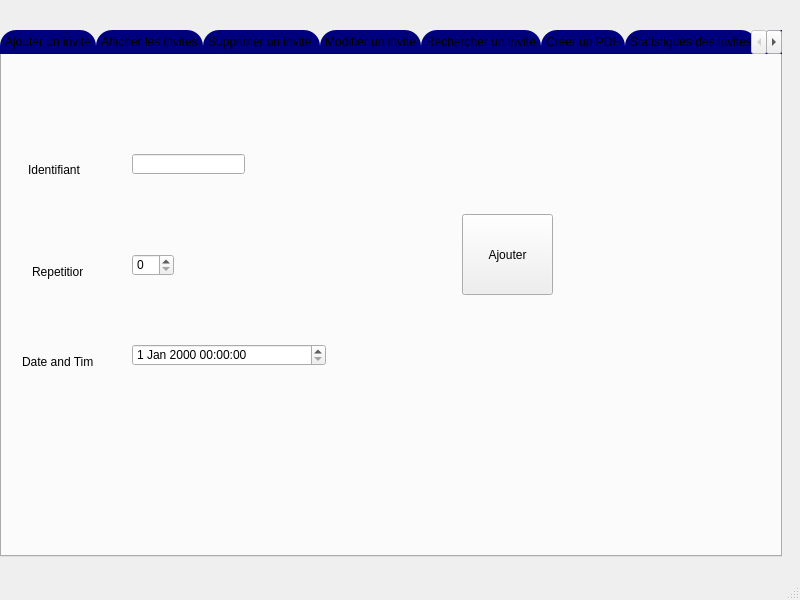
<?xml version="1.0" encoding="UTF-8"?>
<ui version="4.0">
 <class>wajih</class>
 <widget class="QMainWindow" name="wajih">
  <property name="geometry">
   <rect>
    <x>0</x>
    <y>0</y>
    <width>800</width>
    <height>600</height>
   </rect>
  </property>
  <property name="windowTitle">
   <string>MainWindow</string>
  </property>
  <widget class="QWidget" name="centralwidget">
   <widget class="QTabWidget" name="tabWidget">
    <property name="geometry">
     <rect>
      <x>0</x>
      <y>30</y>
      <width>782</width>
      <height>527</height>
     </rect>
    </property>
    <property name="maximumSize">
     <size>
      <width>16777215</width>
      <height>16777215</height>
     </size>
    </property>
    <property name="mouseTracking">
     <bool>true</bool>
    </property>
    <property name="toolTipDuration">
     <number>-5</number>
    </property>
    <property name="styleSheet">
     <string notr="true">
QTabBar::tab {
	background-color: rgb(0, 0, 127);
    background: qlineargradient(x1: 0, y1: 0, x2: 0, y2: 1,
                                stop: 0 #E1E1E1, stop: 0.4 rgb(0, 0, 127),
                                stop: 0.5 #D8D8D8, stop: 1.0 rgb(170, 170, 255););
	

   /* same as the pane color */
	border-bottom-color: rgb(50, 0, 127);
	border-bottom-color: rgb(50, 0, 127);
    border-top-left-radius: 16px;
    border-top-right-radius: 16px;
    min-width:30ex;
    padding: 5px;
     font: bold, &quot;Comic Sans MS&quot;;
}

QTabBar::tab:selected, QTabBar::tab:hover {
    background: qlineargradient(x1: 0, y1: 0, x2: 0, y2: 1,
                                stop: 0 rgb(170, 170, 255), stop: 0.4  rgb(50, 0, 127),
                                stop: 0.5 rgb(50, 0, 127), stop: 1.0  rgb(170, 170, 255));
}</string>
    </property>
    <property name="currentIndex">
     <number>0</number>
    </property>
    <property name="tabBarAutoHide">
     <bool>false</bool>
    </property>
    <widget class="QWidget" name="tab_9">
     <attribute name="title">
      <string>Ajouter un invite</string>
     </attribute>
     <widget class="QLabel" name="label_9">
      <property name="geometry">
       <rect>
        <x>26</x>
        <y>100</y>
        <width>71</width>
        <height>31</height>
       </rect>
      </property>
      <property name="text">
       <string>Identifiant</string>
      </property>
     </widget>
     <widget class="QLabel" name="label_10">
      <property name="geometry">
       <rect>
        <x>30</x>
        <y>210</y>
        <width>51</width>
        <height>16</height>
       </rect>
      </property>
      <property name="text">
       <string>Repetition</string>
      </property>
     </widget>
     <widget class="QLabel" name="label_11">
      <property name="geometry">
       <rect>
        <x>20</x>
        <y>300</y>
        <width>71</width>
        <height>16</height>
       </rect>
      </property>
      <property name="text">
       <string>Date and Time</string>
      </property>
     </widget>
     <widget class="QLineEdit" name="invite_ajout_id">
      <property name="geometry">
       <rect>
        <x>130</x>
        <y>100</y>
        <width>113</width>
        <height>20</height>
       </rect>
      </property>
     </widget>
     <widget class="QSpinBox" name="invite_ajout_rep">
      <property name="geometry">
       <rect>
        <x>130</x>
        <y>200</y>
        <width>42</width>
        <height>22</height>
       </rect>
      </property>
     </widget>
     <widget class="QDateTimeEdit" name="invite_ajout_date">
      <property name="geometry">
       <rect>
        <x>130</x>
        <y>290</y>
        <width>194</width>
        <height>22</height>
       </rect>
      </property>
     </widget>
     <widget class="QPushButton" name="invite_ajout_button">
      <property name="geometry">
       <rect>
        <x>460</x>
        <y>160</y>
        <width>91</width>
        <height>81</height>
       </rect>
      </property>
      <property name="text">
       <string>Ajouter</string>
      </property>
     </widget>
    </widget>
    <widget class="QWidget" name="tab_10">
     <attribute name="title">
      <string>Afficher les invites</string>
     </attribute>
     <widget class="QPushButton" name="pb_invite_triASC">
      <property name="geometry">
       <rect>
        <x>100</x>
        <y>360</y>
        <width>161</width>
        <height>71</height>
       </rect>
      </property>
      <property name="text">
       <string>Trier par ID(Croissant)</string>
      </property>
     </widget>
     <widget class="QPushButton" name="pb_invite_triDSC">
      <property name="geometry">
       <rect>
        <x>430</x>
        <y>360</y>
        <width>161</width>
        <height>71</height>
       </rect>
      </property>
      <property name="text">
       <string>Trier par ID(Decroissant)</string>
      </property>
     </widget>
     <widget class="QTableView" name="tab_invite">
      <property name="geometry">
       <rect>
        <x>105</x>
        <y>70</y>
        <width>581</width>
        <height>281</height>
       </rect>
      </property>
     </widget>
    </widget>
    <widget class="QWidget" name="tab_11">
     <attribute name="title">
      <string>Supprimer un invite </string>
     </attribute>
     <widget class="QPushButton" name="invite_supprime_button">
      <property name="geometry">
       <rect>
        <x>120</x>
        <y>310</y>
        <width>161</width>
        <height>81</height>
       </rect>
      </property>
      <property name="text">
       <string>Supprimer</string>
      </property>
     </widget>
     <widget class="QLabel" name="label_18">
      <property name="geometry">
       <rect>
        <x>36</x>
        <y>120</y>
        <width>111</width>
        <height>31</height>
       </rect>
      </property>
      <property name="text">
       <string>Identifiant</string>
      </property>
     </widget>
     <widget class="QLineEdit" name="invite_supprimer_id">
      <property name="geometry">
       <rect>
        <x>150</x>
        <y>120</y>
        <width>113</width>
        <height>20</height>
       </rect>
      </property>
     </widget>
    </widget>
    <widget class="QWidget" name="tab_12">
     <attribute name="title">
      <string>Modifier un invite</string>
     </attribute>
     <widget class="QLabel" name="label_19">
      <property name="geometry">
       <rect>
        <x>30</x>
        <y>130</y>
        <width>71</width>
        <height>21</height>
       </rect>
      </property>
      <property name="text">
       <string>Identifiant</string>
      </property>
     </widget>
     <widget class="QLabel" name="label_20">
      <property name="geometry">
       <rect>
        <x>26</x>
        <y>220</y>
        <width>81</width>
        <height>20</height>
       </rect>
      </property>
      <property name="text">
       <string>New repetitions</string>
      </property>
     </widget>
     <widget class="QLabel" name="label_21">
      <property name="geometry">
       <rect>
        <x>26</x>
        <y>320</y>
        <width>111</width>
        <height>20</height>
       </rect>
      </property>
      <property name="text">
       <string>New date and time</string>
      </property>
     </widget>
     <widget class="QLineEdit" name="invite_modifier_id">
      <property name="geometry">
       <rect>
        <x>110</x>
        <y>130</y>
        <width>113</width>
        <height>20</height>
       </rect>
      </property>
     </widget>
     <widget class="QSpinBox" name="invite_modifier_rep">
      <property name="geometry">
       <rect>
        <x>140</x>
        <y>220</y>
        <width>42</width>
        <height>22</height>
       </rect>
      </property>
     </widget>
     <widget class="QDateTimeEdit" name="invite_modifier_date">
      <property name="geometry">
       <rect>
        <x>140</x>
        <y>320</y>
        <width>194</width>
        <height>22</height>
       </rect>
      </property>
     </widget>
     <widget class="QPushButton" name="invite_modifier_button">
      <property name="geometry">
       <rect>
        <x>410</x>
        <y>170</y>
        <width>151</width>
        <height>101</height>
       </rect>
      </property>
      <property name="text">
       <string>Modifier</string>
      </property>
     </widget>
    </widget>
    <widget class="QWidget" name="tab_13">
     <attribute name="title">
      <string>Rechercher un invite</string>
     </attribute>
     <widget class="QLabel" name="label_22">
      <property name="geometry">
       <rect>
        <x>30</x>
        <y>130</y>
        <width>101</width>
        <height>31</height>
       </rect>
      </property>
      <property name="text">
       <string>Identifiant</string>
      </property>
     </widget>
     <widget class="QLabel" name="label_23">
      <property name="geometry">
       <rect>
        <x>26</x>
        <y>240</y>
        <width>81</width>
        <height>20</height>
       </rect>
      </property>
      <property name="text">
       <string>Date and time</string>
      </property>
     </widget>
     <widget class="QLineEdit" name="invite_rechercher_id">
      <property name="geometry">
       <rect>
        <x>150</x>
        <y>130</y>
        <width>113</width>
        <height>20</height>
       </rect>
      </property>
     </widget>
     <widget class="QDateTimeEdit" name="invite_rechercher_date">
      <property name="geometry">
       <rect>
        <x>140</x>
        <y>240</y>
        <width>194</width>
        <height>22</height>
       </rect>
      </property>
     </widget>
     <widget class="QPushButton" name="invite_rechercher_button">
      <property name="geometry">
       <rect>
        <x>64</x>
        <y>360</y>
        <width>111</width>
        <height>71</height>
       </rect>
      </property>
      <property name="text">
       <string>Rechercher</string>
      </property>
     </widget>
     <widget class="QTableView" name="invite_tab_recherche">
      <property name="geometry">
       <rect>
        <x>375</x>
        <y>100</y>
        <width>311</width>
        <height>301</height>
       </rect>
      </property>
     </widget>
    </widget>
    <widget class="QWidget" name="tab_27">
     <attribute name="title">
      <string>Creer un PDF</string>
     </attribute>
     <widget class="QPushButton" name="invite_pdf_button">
      <property name="geometry">
       <rect>
        <x>90</x>
        <y>120</y>
        <width>241</width>
        <height>231</height>
       </rect>
      </property>
      <property name="text">
       <string>Print PDF</string>
      </property>
     </widget>
     <widget class="QTextEdit" name="invite_pdf">
      <property name="geometry">
       <rect>
        <x>450</x>
        <y>150</y>
        <width>201</width>
        <height>211</height>
       </rect>
      </property>
     </widget>
    </widget>
    <widget class="QWidget" name="tab_28">
     <attribute name="title">
      <string>Statistiques des invites</string>
     </attribute>
     <widget class="QPushButton" name="invite_stat">
      <property name="geometry">
       <rect>
        <x>130</x>
        <y>170</y>
        <width>141</width>
        <height>101</height>
       </rect>
      </property>
      <property name="text">
       <string>Stat</string>
      </property>
     </widget>
     <widget class="QLabel" name="invite_stat_label">
      <property name="geometry">
       <rect>
        <x>460</x>
        <y>70</y>
        <width>241</width>
        <height>331</height>
       </rect>
      </property>
      <property name="text">
       <string/>
      </property>
     </widget>
    </widget>
    <widget class="QWidget" name="tab_29">
     <attribute name="title">
      <string>Micro</string>
     </attribute>
     <widget class="QPushButton" name="invite_micro_start">
      <property name="geometry">
       <rect>
        <x>100</x>
        <y>70</y>
        <width>111</width>
        <height>91</height>
       </rect>
      </property>
      <property name="text">
       <string>Start mic</string>
      </property>
     </widget>
     <widget class="QPushButton" name="invite_micro_stop">
      <property name="geometry">
       <rect>
        <x>530</x>
        <y>80</y>
        <width>121</width>
        <height>81</height>
       </rect>
      </property>
      <property name="text">
       <string>Stop mic</string>
      </property>
     </widget>
    </widget>
    <widget class="QWidget" name="tab_30">
     <attribute name="title">
      <string>jeu</string>
     </attribute>
     <widget class="QLabel" name="label_47">
      <property name="geometry">
       <rect>
        <x>40</x>
        <y>140</y>
        <width>91</width>
        <height>41</height>
       </rect>
      </property>
      <property name="text">
       <string>Question</string>
      </property>
     </widget>
     <widget class="QLabel" name="invite_jeu_question">
      <property name="geometry">
       <rect>
        <x>196</x>
        <y>140</y>
        <width>341</width>
        <height>31</height>
       </rect>
      </property>
      <property name="text">
       <string/>
      </property>
     </widget>
     <widget class="QLabel" name="label_49">
      <property name="geometry">
       <rect>
        <x>40</x>
        <y>260</y>
        <width>47</width>
        <height>14</height>
       </rect>
      </property>
      <property name="text">
       <string>Reponse</string>
      </property>
     </widget>
     <widget class="QLineEdit" name="invite_jeu_reponse">
      <property name="geometry">
       <rect>
        <x>182</x>
        <y>260</y>
        <width>181</width>
        <height>20</height>
       </rect>
      </property>
     </widget>
     <widget class="QPushButton" name="invite_jeu_generate">
      <property name="geometry">
       <rect>
        <x>64</x>
        <y>370</y>
        <width>121</width>
        <height>81</height>
       </rect>
      </property>
      <property name="text">
       <string>Generate Question</string>
      </property>
     </widget>
     <widget class="QPushButton" name="invite_jeu_reponse_2">
      <property name="geometry">
       <rect>
        <x>304</x>
        <y>370</y>
        <width>121</width>
        <height>81</height>
       </rect>
      </property>
      <property name="text">
       <string>Envoyer la reponse</string>
      </property>
     </widget>
    </widget>
   </widget>
  </widget>
  <widget class="QMenuBar" name="menubar">
   <property name="geometry">
    <rect>
     <x>0</x>
     <y>0</y>
     <width>800</width>
     <height>22</height>
    </rect>
   </property>
  </widget>
  <widget class="QStatusBar" name="statusbar"/>
 </widget>
 <resources/>
 <connections/>
</ui>
